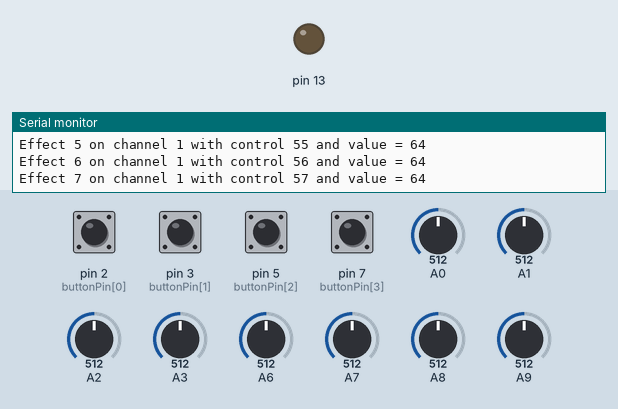
This sketch was run on a simulated SparkFun Pro Micro, built with avr-gcc and run on an emulated ATmega32U4. On the bench: output pins drawn as LEDs (lit = HIGH), the last lines printed to the serial monitor. The inputs (shaded band) are chosen by the test bench; at power-on: pin 2 (buttonPin[0]), pin 3 (buttonPin[1]), pin 5 (buttonPin[2]), pin 7 (buttonPin[3]) HIGH, A0 = 512, A1 = 512, A2 = 512, A3 = 512, A6 = 512, A7 = 512, A8 = 512, A9 = 512.

Above: at 1.2 s.
1.3 s: pin 2 (buttonPin[0]) pulled LOW for 0.15 s
At 2.1 s:
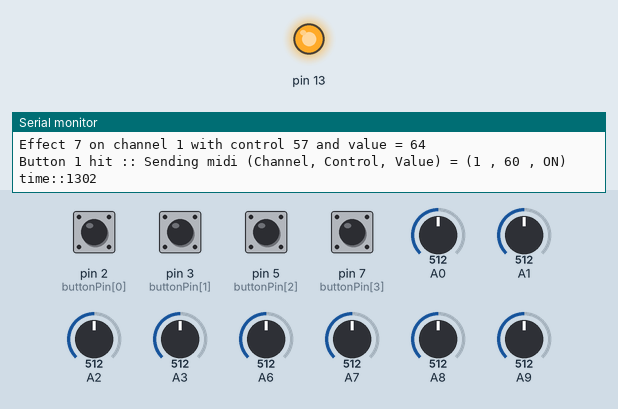
3.8 s: pin 3 (buttonPin[1]) pulled LOW for 0.15 s
At 5.3 s:
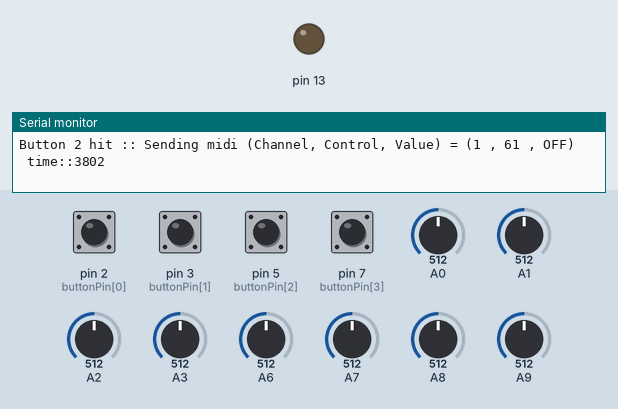
Timing chart, 0 to 6.8 s (numbered marks = the images above; inputs shaded):
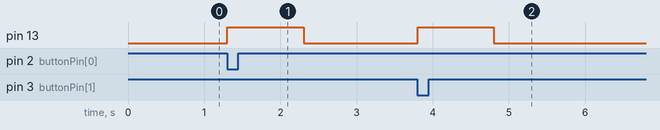

Measured:
- after the input at 1.3 s, pin 13: LOW → HIGH at once, → LOW 1.0 s later
- after the input at 3.8 s, pin 13: LOW → HIGH at once, → LOW 1.0 s later

The sketch:

EffectsWall_Diagnostic.ino
```cpp
//Effects Wall Diagnostic code
// Directions for use:
//    1) Flash with board type: Arduino Leonardo
//    2) open the Serial monitor to see the output of the sensors, baud (115200)
//    3) Expected behavior: When you spin a nob the MIDI viewer will display the changing MIDI data
//                          When you push the "top" button you should see control 60 with value ccON
//                          When you push the "second from top" button you should see control 60 with ccOFF value
//                          Next btn will mimic the merry go round on so: channel 5, control 90, value ccON
//                          Bottom btn will mimic the merry go round on so: channel 5, control 90, value ccOFF

// MIDI SETTINGS:
#define channel 1         // Can be anywhere from 0-15 reported to user as 1-16: These need to be unique
#define ccPot 50          // need to avoid 32 (used for lots of things internally in Ableton
                          // control number (0-119). for safety dont overlap with any other playground piece
#define ccBtn 60          // need to avoid 32 (used for lots of things internally in Ableton
                          // control number (0-119). for safety dont overlap with any other playground piece
#define ccON 100          // CC value above 64 is on signal to ableton
#define ccOFF 10          // CC value below 63 is off signal to ableton

#include <MIDIUSB.h>
const int MIDI_cc = 1;
const int MIDI_note = 2;
int MIDI_DataType;

// default button action is Momentary, to change a button to Toggle, change it's 1 to a 0 in it's position below:
bool m[4] = {0, 0, 0, 0}; // MOMENTARY MODE for each button
// Button:   1  2  3  4

const int DEBUG = 2;

int btnNotes[4] = {49, 51, 54, 56}; //midi notes to send: { 49 = C#, 51 = D#, F#, G#, A# }
int btnTiming[4] ={0 ,0 ,0 ,0 };
byte buttonPin[4] = {2, 3, 5, 7};  //pinout for the buttons
char noteNames[5] = {'C','D','F','G','A'};

//CONTROL LOGIC SETTINGS: Timing Variables and data structure
unsigned long cycle = 0; //used to determine how many milliseconds since the last ping cycle
unsigned long cycleLED = 0; //used to keep track of how long the LED has been on and turn it off within a second
const int SEC = 1000; //define 1 second as 1000 ms

  #define ANALOGUE_PIN_ORDER A0, A1, A2, A3, A6, A7, A8, A9 // Pins: A0 A1 A2 A3 4 6 8 9  (see pro micro pinout)
  #define NUM_AI 8  // number of analog cc inputs
  #define MIDI_CC MIDI_CC_GENERAL1

  // A knob or slider movement must initially exceed this value to be recognised as an input. Note that it is
  // for a 7-bit (0-127) MIDI value.

  #define FILTER_AMOUNT 4

  // Timeout is in microseconds
  #define ANALOGUE_INPUT_CHANGE_TIMEOUT 200000

  // Array containing a mapping of analogue pins to channel index. This array size must match NUM_AI above.
  byte analogueInputMapping[8] = {ANALOGUE_PIN_ORDER};

  // Contains the current value of the analogue inputs.
  byte analogueInputs[8];

  // Variable to hold temporary analogue values, used for analogue filtering logic.
  byte tempAnalogueInput;

  byte i = 0;
  byte digitalOffset = 0;
  byte analogueDiff = 0;
  boolean analogueInputChanging[8];
  unsigned long analogueInputTimer[8];


bool buttonState[4] = {0, 0, 0, 0}; //0 = low = off
bool buttonLast[4] = {0, 0, 0, 0};  //0 = low = off

void controlChange(byte thechannel, byte control, byte value) {
  midiEventPacket_t event = {0x0B, 0xB0 | thechannel, control, value};
  MidiUSB.sendMIDI(event);
  MidiUSB.flush();
}
void noteOn(byte thechannel, byte pitch, byte velocity) {
  midiEventPacket_t noteOn = {0x09, 0x90 | thechannel, pitch, velocity};
  MidiUSB.sendMIDI(noteOn);
  MidiUSB.flush();
}

void setup() {

  Serial.begin(115200);

  cycle = millis();

  //set the midi data type
  MIDI_DataType = MIDI_cc; //options: MIDI_note or MIDI_cc


  for (byte b = 0; b < 5; b++) {
    pinMode(buttonPin[b], INPUT_PULLUP);
  }

    //onboard LED to notify locally of triggers
  pinMode(LED_BUILTIN, OUTPUT);
}

void loop() {

  int refreshTime = millis() - cycle;
  if (DEBUG == -1 ) { // used to tell how long it takes to process the data
    Serial.print("_____________________________cycle refresh = ");
    Serial.print(refreshTime);
    Serial.println("ms");
    cycle = millis();
  }

  //turn off LED
  int ledTimeON = millis() - cycleLED;
  if (ledTimeON > 1*SEC) {
    digitalWrite(LED_BUILTIN, LOW); //turn off builtin light
  }

  checkButtons();
  checkAnalog();
}


void checkButtons() {

  for (int b = 0; b < 4; b++) {
    bool buttonNow = !digitalRead(buttonPin[b]);  // High = On

    if(buttonState[b] != buttonNow ){

      buttonState[b] = buttonNow;

      if(buttonState[b] && (millis() - btnTiming[b]) > 150){
      if(MIDI_DataType == MIDI_cc){
        int controlVal = 0;
          switch(b){
            case 0:
              controlVal = ccBtn + b;
              controlChange(channel, controlVal, ccON);
              break;
            case 1:
              controlVal = ccBtn + b ;
              controlChange(channel, controlVal, ccON);
              break;
            case 2:
              controlVal = ccBtn + b;
              controlChange(4, 90, ccON);
              break;
            case 3:
              controlVal = ccBtn + b - 1;
              controlChange(4, 90, ccOFF);
              break;
          }
          if(DEBUG>0){
            Serial.print("Button ");
            Serial.print(b+1);
            Serial.print(" hit :: Sending midi (Channel, Control, Value) = (");
            Serial.print(channel);
            Serial.print(" , ");
            Serial.print(controlVal);
            Serial.print(" , ");
            if(b % 2 == 0){
              Serial.print("ON");
            }else {
              Serial.print("OFF");
            }
            Serial.print(")  time::");
            Serial.println(millis());
          }
      }else if(MIDI_DataType == MIDI_note){
          noteOn(channel, btnNotes[b] , 127 );
          if(DEBUG>0){
            Serial.print("Button ");
            Serial.print(b+1);
            Serial.print(" hit :: Sending midi (Channel, Note, Velocity) = (");
            Serial.print(channel);
            Serial.print(" , ");
            Serial.print(noteNames[b]);
            Serial.print("# , ");
            Serial.print(127);
            Serial.print(")  time::");
            Serial.println(millis());
          }
      }

      digitalWrite(LED_BUILTIN, HIGH); //tell the board we have a triggered sensor
      cycleLED = millis(); //log the time the LED was turned on

      btnTiming[b] = millis();
      }
    } else {


    }
  }
}


void checkAnalog() {

  for (i = 0; i < 8; i++) {
    // Read the analog input pin, dividing it by 8 so the 10-bit ADC value (0-1023) is converted to a 7-bit MIDI value (0-127).
    tempAnalogueInput = analogRead(analogueInputMapping[i]) / 8;

    // Take the absolute value of the difference between the curent and new values
    analogueDiff = abs(tempAnalogueInput - analogueInputs[i]);
    // Only continue if the threshold was exceeded, or the input was already changing
    if ((analogueDiff > 0 && analogueInputChanging[i] == true) || analogueDiff >= FILTER_AMOUNT)
    {
      // Only restart the timer if we're sure the input isn't 'between' a value
      // ie. It's moved more than FILTER_AMOUNT
      if (analogueInputChanging[i] == false || analogueDiff >= FILTER_AMOUNT)
      {
        // Reset the last time the input was moved
        analogueInputTimer[i] = micros();

        // The analogue input is moving
        analogueInputChanging[i] = true;
      }
      else if (micros() - analogueInputTimer[i] > ANALOGUE_INPUT_CHANGE_TIMEOUT)
      {
        analogueInputChanging[i] = false;
      }

      // Only send data if we know the analogue input is moving
      if (analogueInputChanging[i] == true)
      {
        // Record the new analogue value
        analogueInputs[i] = tempAnalogueInput;
        ///// send the midi message
        controlChange(channel, ccPot + i, tempAnalogueInput);

        if(DEBUG>0){
          Serial.print("Effect ");
          Serial.print(i);
          Serial.print(" on channel ");
          Serial.print(channel);
          Serial.print(" with control ");
          Serial.print(ccPot + i);
          Serial.print(" and value = ");
          Serial.println(tempAnalogueInput);
        }

      }
    }
  }
}
```
